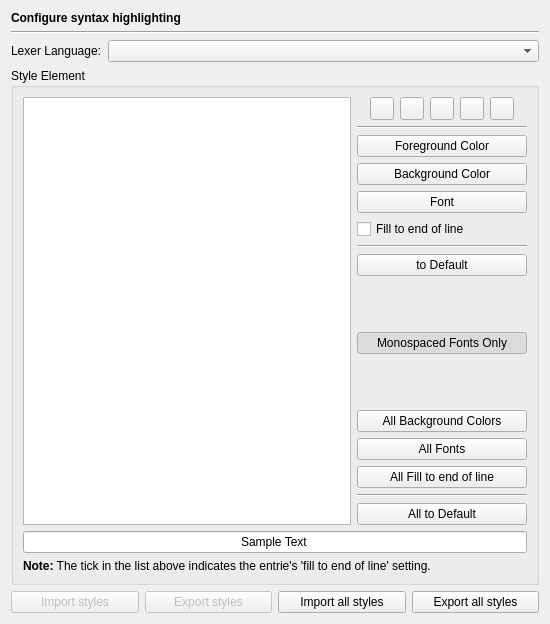
<?xml version="1.0" encoding="UTF-8"?>
<ui version="4.0">
 <class>EditorHighlightingStylesPage</class>
 <widget class="QWidget" name="EditorHighlightingStylesPage">
  <property name="geometry">
   <rect>
    <x>0</x>
    <y>0</y>
    <width>550</width>
    <height>624</height>
   </rect>
  </property>
  <layout class="QVBoxLayout" name="verticalLayout">
   <item>
    <widget class="QLabel" name="headerLabel">
     <property name="text">
      <string>&lt;b&gt;Configure syntax highlighting&lt;/b&gt;</string>
     </property>
    </widget>
   </item>
   <item>
    <widget class="Line" name="line1">
     <property name="frameShape">
      <enum>QFrame::HLine</enum>
     </property>
     <property name="frameShadow">
      <enum>QFrame::Sunken</enum>
     </property>
     <property name="orientation">
      <enum>Qt::Horizontal</enum>
     </property>
    </widget>
   </item>
   <item>
    <layout class="QHBoxLayout">
     <item>
      <widget class="QLabel" name="TextLabel1_3">
       <property name="toolTip">
        <string/>
       </property>
       <property name="text">
        <string>Lexer Language:</string>
       </property>
       <property name="buddy">
        <cstring></cstring>
       </property>
      </widget>
     </item>
     <item>
      <widget class="QComboBox" name="lexerLanguageComboBox">
       <property name="sizePolicy">
        <sizepolicy hsizetype="Expanding" vsizetype="Fixed">
         <horstretch>0</horstretch>
         <verstretch>0</verstretch>
        </sizepolicy>
       </property>
       <property name="toolTip">
        <string>Select the lexer language to be configured.</string>
       </property>
      </widget>
     </item>
    </layout>
   </item>
   <item>
    <widget class="QGroupBox" name="styleGroup">
     <property name="title">
      <string>Style Element</string>
     </property>
     <layout class="QGridLayout" name="gridLayout">
      <item row="0" column="0">
       <widget class="QTreeWidget" name="styleElementList">
        <property name="sizePolicy">
         <sizepolicy hsizetype="Expanding" vsizetype="Expanding">
          <horstretch>2</horstretch>
          <verstretch>0</verstretch>
         </sizepolicy>
        </property>
        <property name="selectionMode">
         <enum>QAbstractItemView::ExtendedSelection</enum>
        </property>
        <property name="rootIsDecorated">
         <bool>false</bool>
        </property>
        <property name="itemsExpandable">
         <bool>false</bool>
        </property>
        <property name="headerHidden">
         <bool>true</bool>
        </property>
        <column>
         <property name="text">
          <string notr="true">1</string>
         </property>
        </column>
       </widget>
      </item>
      <item row="0" column="1">
       <layout class="QVBoxLayout" name="verticalLayout_2">
        <item>
         <layout class="QHBoxLayout" name="horizontalLayout_2">
          <item>
           <spacer name="horizontalSpacer">
            <property name="orientation">
             <enum>Qt::Horizontal</enum>
            </property>
            <property name="sizeHint" stdset="0">
             <size>
              <width>13</width>
              <height>20</height>
             </size>
            </property>
           </spacer>
          </item>
          <item>
           <widget class="QToolButton" name="defaultSubstylesButton">
            <property name="toolTip">
             <string>Press to set all sub-styles to default values</string>
            </property>
           </widget>
          </item>
          <item>
           <widget class="QToolButton" name="addSubstyleButton">
            <property name="toolTip">
             <string>Press to add a sub-style to the selected style</string>
            </property>
           </widget>
          </item>
          <item>
           <widget class="QToolButton" name="deleteSubstyleButton">
            <property name="toolTip">
             <string>Press to to delete the selected sub-style</string>
            </property>
           </widget>
          </item>
          <item>
           <widget class="QToolButton" name="editSubstyleButton">
            <property name="toolTip">
             <string>Press to edit the selected sub-style</string>
            </property>
           </widget>
          </item>
          <item>
           <widget class="QToolButton" name="copySubstyleButton">
            <property name="toolTip">
             <string>Press to copy the selected sub-style</string>
            </property>
           </widget>
          </item>
          <item>
           <spacer name="horizontalSpacer_2">
            <property name="orientation">
             <enum>Qt::Horizontal</enum>
            </property>
            <property name="sizeHint" stdset="0">
             <size>
              <width>13</width>
              <height>20</height>
             </size>
            </property>
           </spacer>
          </item>
         </layout>
        </item>
        <item>
         <widget class="Line" name="line_3">
          <property name="orientation">
           <enum>Qt::Horizontal</enum>
          </property>
         </widget>
        </item>
        <item>
         <widget class="QPushButton" name="foregroundButton">
          <property name="toolTip">
           <string>Select the foreground color.</string>
          </property>
          <property name="text">
           <string>Foreground Color</string>
          </property>
         </widget>
        </item>
        <item>
         <widget class="QPushButton" name="backgroundButton">
          <property name="toolTip">
           <string>Select the background color.</string>
          </property>
          <property name="text">
           <string>Background Color</string>
          </property>
         </widget>
        </item>
        <item>
         <widget class="QPushButton" name="fontButton">
          <property name="toolTip">
           <string>Select the font.</string>
          </property>
          <property name="text">
           <string>Font</string>
          </property>
         </widget>
        </item>
        <item>
         <widget class="QCheckBox" name="eolfillCheckBox">
          <property name="toolTip">
           <string>Select end of line fill.</string>
          </property>
          <property name="text">
           <string>Fill to end of line</string>
          </property>
         </widget>
        </item>
        <item>
         <widget class="Line" name="line">
          <property name="orientation">
           <enum>Qt::Horizontal</enum>
          </property>
         </widget>
        </item>
        <item>
         <widget class="QPushButton" name="defaultButton">
          <property name="toolTip">
           <string>Press to set the current style to its default values</string>
          </property>
          <property name="text">
           <string>to Default</string>
          </property>
         </widget>
        </item>
        <item>
         <spacer name="spacer">
          <property name="orientation">
           <enum>Qt::Vertical</enum>
          </property>
          <property name="sizeHint" stdset="0">
           <size>
            <width>20</width>
            <height>43</height>
           </size>
          </property>
         </spacer>
        </item>
        <item>
         <widget class="QPushButton" name="monospacedButton">
          <property name="toolTip">
           <string>Press to show only monospaced fonts</string>
          </property>
          <property name="text">
           <string>Monospaced Fonts Only</string>
          </property>
          <property name="checkable">
           <bool>true</bool>
          </property>
          <property name="checked">
           <bool>true</bool>
          </property>
         </widget>
        </item>
        <item>
         <spacer>
          <property name="orientation">
           <enum>Qt::Vertical</enum>
          </property>
          <property name="sizeHint" stdset="0">
           <size>
            <width>20</width>
            <height>38</height>
           </size>
          </property>
         </spacer>
        </item>
        <item>
         <widget class="QPushButton" name="allBackgroundColoursButton">
          <property name="toolTip">
           <string>Select the background color for all styles</string>
          </property>
          <property name="text">
           <string>All Background Colors</string>
          </property>
         </widget>
        </item>
        <item>
         <widget class="QPushButton" name="allFontsButton">
          <property name="toolTip">
           <string>Select the font for all styles.</string>
          </property>
          <property name="text">
           <string>All Fonts</string>
          </property>
         </widget>
        </item>
        <item>
         <widget class="QPushButton" name="allEolFillButton">
          <property name="toolTip">
           <string>Select the eol fill for all styles</string>
          </property>
          <property name="text">
           <string>All Fill to end of line</string>
          </property>
         </widget>
        </item>
        <item>
         <widget class="Line" name="line_2">
          <property name="orientation">
           <enum>Qt::Horizontal</enum>
          </property>
         </widget>
        </item>
        <item>
         <widget class="QPushButton" name="allDefaultButton">
          <property name="toolTip">
           <string>Press to set all styles to their default values</string>
          </property>
          <property name="text">
           <string>All to Default</string>
          </property>
         </widget>
        </item>
       </layout>
      </item>
      <item row="1" column="0" colspan="2">
       <widget class="QLineEdit" name="sampleText">
        <property name="focusPolicy">
         <enum>Qt::NoFocus</enum>
        </property>
        <property name="text">
         <string>Sample Text</string>
        </property>
        <property name="alignment">
         <set>Qt::AlignHCenter</set>
        </property>
        <property name="readOnly">
         <bool>true</bool>
        </property>
       </widget>
      </item>
      <item row="2" column="0" colspan="2">
       <widget class="QLabel" name="label">
        <property name="text">
         <string>&lt;b&gt;Note:&lt;/b&gt; The tick in the list above indicates the entrie's 'fill to end of line' setting.</string>
        </property>
        <property name="wordWrap">
         <bool>true</bool>
        </property>
       </widget>
      </item>
     </layout>
    </widget>
   </item>
   <item>
    <layout class="QHBoxLayout" name="horizontalLayout">
     <item>
      <widget class="QPushButton" name="importCurrentButton">
       <property name="enabled">
        <bool>false</bool>
       </property>
       <property name="toolTip">
        <string>Imports all styles of the currently selected language</string>
       </property>
       <property name="text">
        <string>Import styles</string>
       </property>
      </widget>
     </item>
     <item>
      <widget class="QPushButton" name="exportCurrentButton">
       <property name="enabled">
        <bool>false</bool>
       </property>
       <property name="toolTip">
        <string>Exports all styles of the currently selected language</string>
       </property>
       <property name="text">
        <string>Export styles</string>
       </property>
      </widget>
     </item>
     <item>
      <widget class="QPushButton" name="importAllButton">
       <property name="toolTip">
        <string>Imports all styles of all languages</string>
       </property>
       <property name="text">
        <string>Import all styles</string>
       </property>
      </widget>
     </item>
     <item>
      <widget class="QPushButton" name="exportAllButton">
       <property name="toolTip">
        <string>Exports all styles of all languages</string>
       </property>
       <property name="text">
        <string>Export all styles</string>
       </property>
      </widget>
     </item>
    </layout>
   </item>
  </layout>
 </widget>
 <tabstops>
  <tabstop>lexerLanguageComboBox</tabstop>
  <tabstop>styleElementList</tabstop>
  <tabstop>defaultSubstylesButton</tabstop>
  <tabstop>addSubstyleButton</tabstop>
  <tabstop>deleteSubstyleButton</tabstop>
  <tabstop>editSubstyleButton</tabstop>
  <tabstop>copySubstyleButton</tabstop>
  <tabstop>foregroundButton</tabstop>
  <tabstop>backgroundButton</tabstop>
  <tabstop>fontButton</tabstop>
  <tabstop>eolfillCheckBox</tabstop>
  <tabstop>defaultButton</tabstop>
  <tabstop>monospacedButton</tabstop>
  <tabstop>allBackgroundColoursButton</tabstop>
  <tabstop>allFontsButton</tabstop>
  <tabstop>allEolFillButton</tabstop>
  <tabstop>allDefaultButton</tabstop>
  <tabstop>importCurrentButton</tabstop>
  <tabstop>exportCurrentButton</tabstop>
  <tabstop>importAllButton</tabstop>
  <tabstop>exportAllButton</tabstop>
 </tabstops>
 <resources/>
 <connections/>
</ui>
